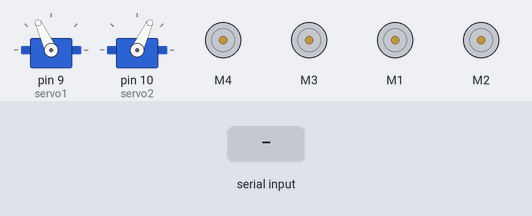
The sketch below on a simulated Arduino Mega 2560, built with avr-gcc and run on an emulated ATmega2560. Shown: 2 × servo, 4 × DC motor (green arrow = forward, orange = backward, longer = faster). Inputs (shaded band) come from the test bench.

Above: at 1.2 s.
1.3 s: "1" received over the second serial link
At 1.45 s:
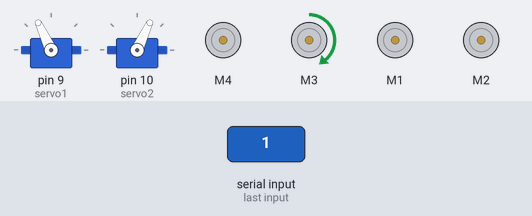
3.1 s: "0" received over the second serial link
At 3.25 s:
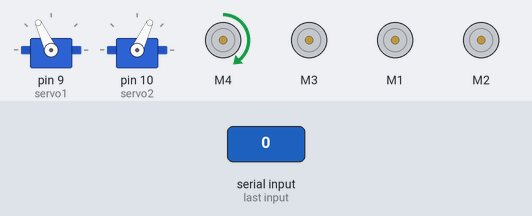
4.9 s: "2" received over the second serial link
At 5.05 s:
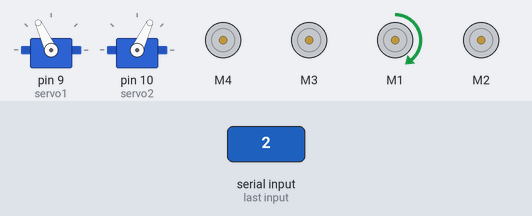
Timing chart, 0 to 7.9 s (numbered marks = the images above; inputs shaded):
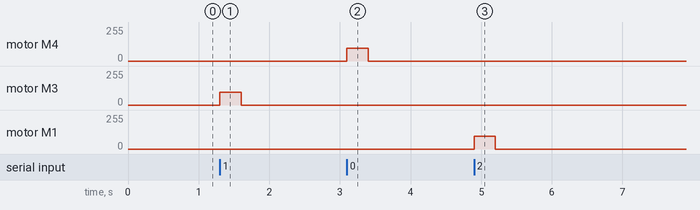

The sketch:

drivetrain_arduino.ino
```cpp
#include <Wire.h>
#include <Adafruit_MotorShield.h>
#include <SoftwareSerial.h>
#include <Servo.h>


namespace {
  const uint8_t NONE        = 128;
  const uint8_t CANCEL      = 255;
  const uint8_t TURN180     = 129;
  const uint8_t TOGGLEDOORS = 130;
  const uint8_t OPENDOORS   = 131;
  const uint8_t CLOSEDOORS  = 132;

  const uint8_t OPEN        = 20;
  const uint8_t CLOSED      = 115;

  Adafruit_MotorShield AFMS = Adafruit_MotorShield();

  Adafruit_DCMotor *motors[4] = {AFMS.getMotor(4), AFMS.getMotor(3), AFMS.getMotor(1), AFMS.getMotor(2)};
  Servo servo1;
  Servo servo2;

  void setWheel(uint8_t p) {
    if (p & 0x80) {
      return;
    }
    motors[p & 0x03]->setSpeed(((p >> 4) & 0x07) * 32);
    motors[p & 0x03]->run(((p >> 2) & 0x03) + 1);
  }
  void allWheels(uint8_t mode, uint8_t spd) {
    setWheel(0 | mode << 2 | spd << 4);
    setWheel(1 | mode << 2 | spd << 4);
    setWheel(2 | mode << 2 | spd << 4);
    setWheel(3 | mode << 2 | spd << 4);
  }

  void setDoors(int angle) {
    if (angle < OPEN) angle = OPEN;
    if (angle > CLOSED) angle = CLOSED;

    servo1.write(angle);
    servo2.write(180 - angle);
  }

  void turn(int degs) {
    auto mode = degs < 0 ? 1 : 0;

    setWheel((0 + mode) & 3 | 0 << 2| 7 << 4);
    setWheel((2 + mode) & 3 | 0 << 2| 7 << 4);
    setWheel((1 + mode) & 3 | 1 << 2| 7 << 4);
    setWheel((3 + mode) & 3 | 1 << 2| 7 << 4);

  }


}


void setup() {
  Serial1.begin(250000);

  servo1.attach(9);
  servo2.attach(10);

  AFMS.begin();

  setDoors(CLOSED);
}

void loop() {
  static volatile unsigned long long last_request_millis;
  static volatile unsigned long long maneuver_millis;
  static volatile uint8_t maneuver = NONE;
  static volatile int doorAngle = 90;

  if (Serial1.available()) {
    uint8_t request = Serial1.read();
    last_request_millis = millis();

    if (request & 0x80) {
      maneuver = request;
      maneuver_millis = millis();
    }
    else if (maneuver == NONE) {
      setWheel(request);
    }
  }

  // MANEUVER ACTIONS

  switch (maneuver) {
  case CANCEL:
    maneuver = NONE;
    break;

  case TURN180:
    if (millis() - maneuver_millis > 1300) {
      maneuver = NONE;
    }
    else {
      turn(180);
    }
    break;

  case OPENDOORS:
    // control number of millis per degree
    if (millis() - maneuver_millis >= 10) {
      setDoors(doorAngle);
      doorAngle--;
      maneuver_millis = millis();
      if (doorAngle < OPEN) {
        maneuver = NONE;
      }
    }
    break;

  case CLOSEDOORS:
    if (millis() - maneuver_millis >= 10) {
      setDoors(doorAngle);
      doorAngle++;
      maneuver_millis = millis();
      if (doorAngle > CLOSED) {
        maneuver = NONE;
      }
    }
    break;

  default:
    if (millis() - last_request_millis > 300) {
      allWheels(2, 0);
      last_request_millis = millis();
    }
    break;
  }
}
```

Measured:
- after the input at 1.3 s, motor M3: stopped → forward 96/255 at once, → stopped 0.30 s later
- after the input at 3.1 s, motor M4: stopped → forward 96/255 at once, → stopped 0.30 s later
- after the input at 4.9 s, motor M1: stopped → forward 96/255 at once, → stopped 0.30 s later
